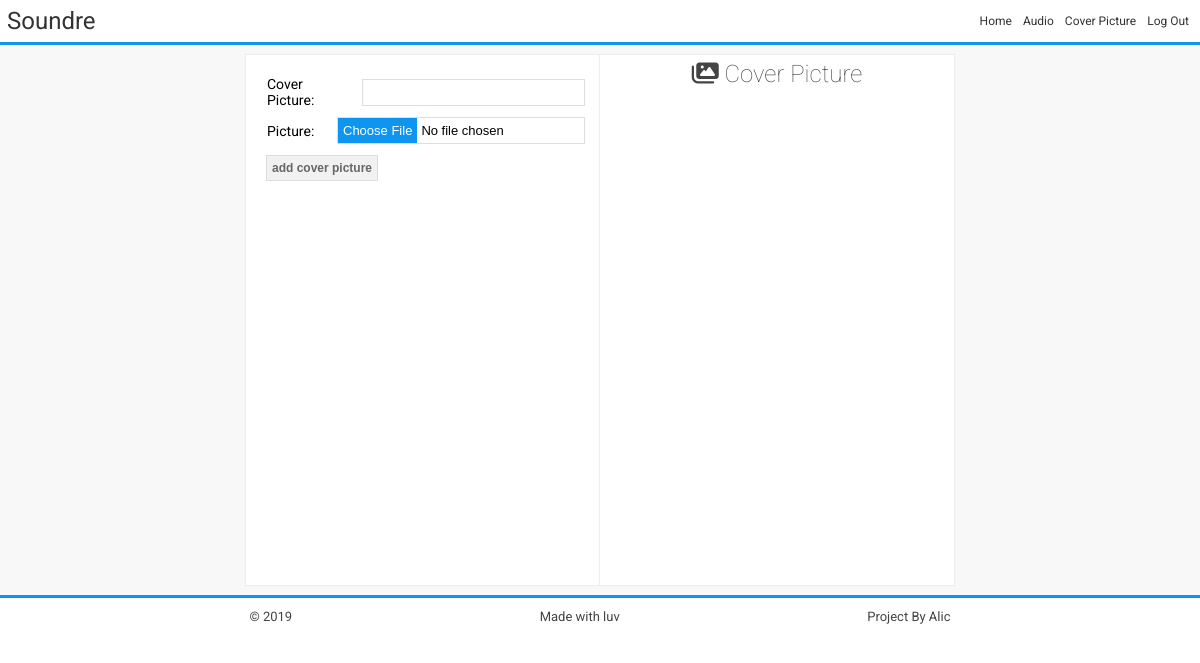
Page /cover (signed in) on the earlier database version.
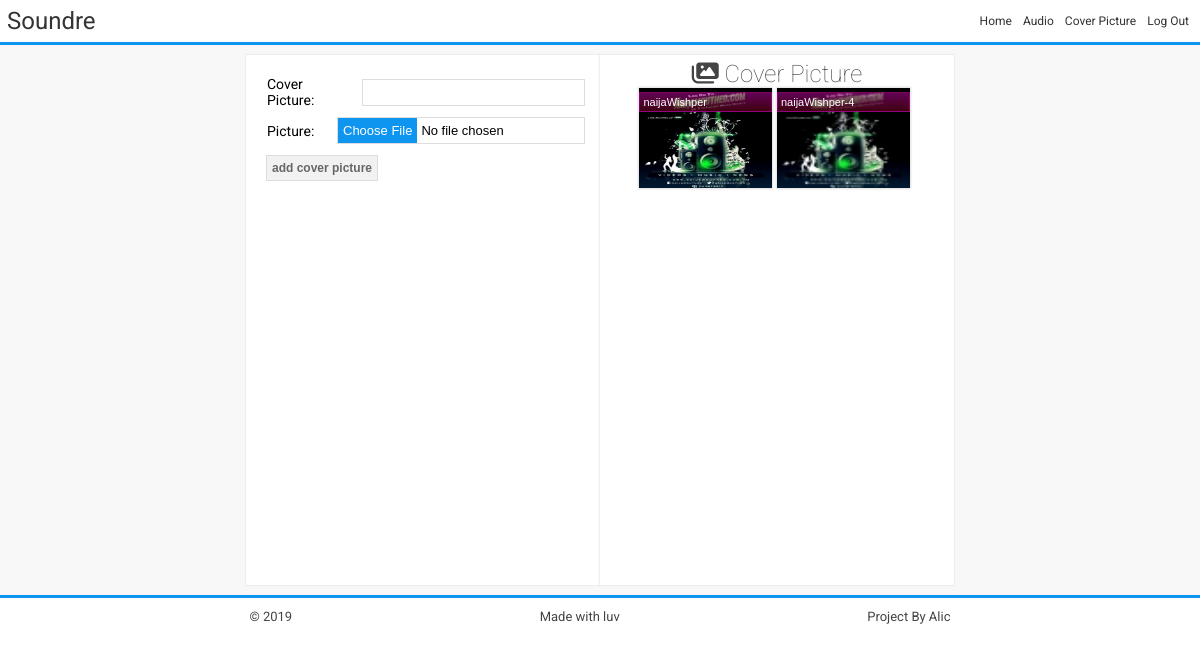
Same page on the later database version.
### apps/models.py (models this page shows, shortened)
class CoverPictureModel(models.Model):
    class Meta:
        ordering = ['date_posted']
        verbose_name = 'Cover Photo'
    user = models.ForeignKey(User, on_delete=models.CASCADE)
    name = models.CharField('Cover Picture', max_length=100, unique=True, null=False, blank=False)
    hash = models.UUIDField(default=uuid4, unique=True, null=False, editable=False, blank=True)
    path = models.ImageField('picture',upload_to=file_path)
    date_posted = models.DateTimeField(auto_now=True)

### apps/views.py (the view, shortened to what this page needs)
# urls.py: path('cover', cover_view, name='cover'),
@login_required
def cover_view(request):
    formset = inlineformset_factory(User, CoverPictureModel,
                                    fields=['name','path'],
                                    can_delete=False,
                                    exclude=['delete'],
                                    extra=1,
                                    widgets={'path':FileInput({'accept': '.jpg'})})
    context = {
        "form": formset,
        "pictures": CoverPictureModel.objects.all()
    }
    return render(request, "home/cover.html", context)

### apps/templates/home/cover.html (shortened to what this page needs)
{% extends 'layout/base.html' %}
{% block content %}
<form method="post" enctype="multipart/form-data">
    {{ form.as_p }}
    <input type="submit" value="add cover picture">
</form>
{% endblock %}
{% block output %}
     <h2> <i class='fas fa-images'></i> Cover Picture </h2>
     <div class='gallery-base'>
    {% for file in pictures %}
        <section class='gallery' id="{{ file.hash }}" data-link={{ file.hash }}>
            <img src="{{file.path.url}}">
            <span class='name'>{{ file.name }}</span>
        </section>
    {% endfor %}
    </div>
{% endblock %}

### apps/templates/layout/base.html (shortened to what this page needs)
{% load static %}
<!DOCTYPE html>
<html lang="en">
<head>
    <link rel="stylesheet" href="{% static 'css/apps.css' %}">
</head>
<body>
    <div class='app-view'>
        <header class='header'>
            {% include 'includes/header.html' %}
        </header>
        <main class='main-content'>
        <div class='layout-1'>
                {% block content %}
                {% endblock %}
            </div>
            <div class='layout-1 layout-2'>
                {% block output %}
                {% endblock %}
            </div>
        </main>
        <footer>
            {% include 'includes/footer.html' %}
        </footer>
    </div>
</body>
</html>

### apps/templates/includes/header.html
    <nav class='left-side-nav'>
        <a href="{% url 'index' %}"><h2>Soundre</h2> </a>
    </nav>
    <nav class='right-side-nav'>
        <a href="{% url 'index' %}">Home</a>
        {% if user.is_authenticated == False %}
        <a href="{% url 'login' %}">Login</a>
        <a href="{% url 'register' %}">Register</a>
        {% else %}
        <a href="{% url 'dashboard' %}"> Audio</a>
        <a href="{% url 'cover' %}"> Cover Picture </a>
        <a href="{% url 'logout' %}">Log Out</a>
        {% endif %}
    </nav>

### apps/templates/includes/footer.html
<footer class='footer'>
    <span>&copy; 2019</span>
    <span>Made with luv</span>
    <span>Project By Alic</span>
</footer>

### apps/static/css/apps.css (style rules this page uses)
* { padding:0px; margin:0px; box-sizing: border-box; list-style-type: none; }
body { width:100%; height: 100%; }
.header { border-bottom:3px solid #0e95f0; padding:5px; display: flex; flex-direction:row; justify-content: space-between; align-items: center; background:white; }
.header nav { padding:2px; }
.header .right-side-nav { font-size:12px; }
.header nav a { display:inline-block; text-decoration: none; font-family: 'Roboto', 'Open Sans'; color:#333; }
.right-side-nav a { padding:4px; font-family:'Open Sans'; }
.left-side-nav a h2 { font-weight:normal; }
.main-content { height: 550px; background:#f9f8f8; display:flex; flex-direction:row; justify-content: center; padding:10px; }
.layout-1 { background:white; box-shadow:0px 0px 1px 1px #eee; width:30%; padding:5px; display: flex; flex-direction: column; }
.layout-1 h2 { color:#444; text-align:center; font-family:'Roboto'; font-weight:lighter; }
.layout-1 form { padding:10px; font-size:13px; font-family:'Roboto'; font-weight: normal; }
form p { margin:3px; padding:3px; width:100%; display:flex; flex-direction:row; justify-content: space-between; align-items:center; }
form p label { font-size:14px; flex-basis: 25%; }
form p input { border:1px solid #ddd; font-size:14px; flex-basis:70%; }
form input[type='submit'] { margin:5px; padding:5px; font-size: 12px; font-weight: bold; border:1px solid #ddd; background: linear-gradient(to bottom, #f1f1f1, #f2f2f2); color:#666; }
form input[type='text'], form input[type='number'], form input[type='email'] { border:1px solid #ddd; font-size:13px; padding:5px; }
form input[type='file'] { border:1px solid #ddd; font-size:13px; }
.footer { border-top:3px solid #0e95f0; background:white; padding:2px; display:flex; flex-direction:row; justify-content:space-evenly; align-items:center; height:40px; font-size:13px; font-family:'Roboto'; font-weight:400; color:#444; }
.layout-2 { align-items:center; }
.layout-2 div { width:80%; }
.gallery-base { display:flex; flex-direction:row; justify-content:flex-start; }
.gallery-base .gallery { box-shadow:0px 0px 2px 1px #ddd; width:150px; height:100px; overflow:hidden; margin-right:5px; }
.gallery img { width:100%; height:100%; border:0px; }
.gallery span, .gallery form { position: relative; bottom:100%; display:block; font-size:11px; padding:3px; margin-bottom:2px; }
.gallery .name { background:linear-gradient(to bottom, rgba(194, 5, 169, 0.5), rgba(126, 2, 33, 0.5)); color:white; font-family:arial; border:1px solid rgba(194, 5, 169, 0.5); }

Differences in the rows shown:
added CoverPictureModel: path (picture), name "naijaWishper"
added CoverPictureModel: path (picture), name "naijaWishper-4"
